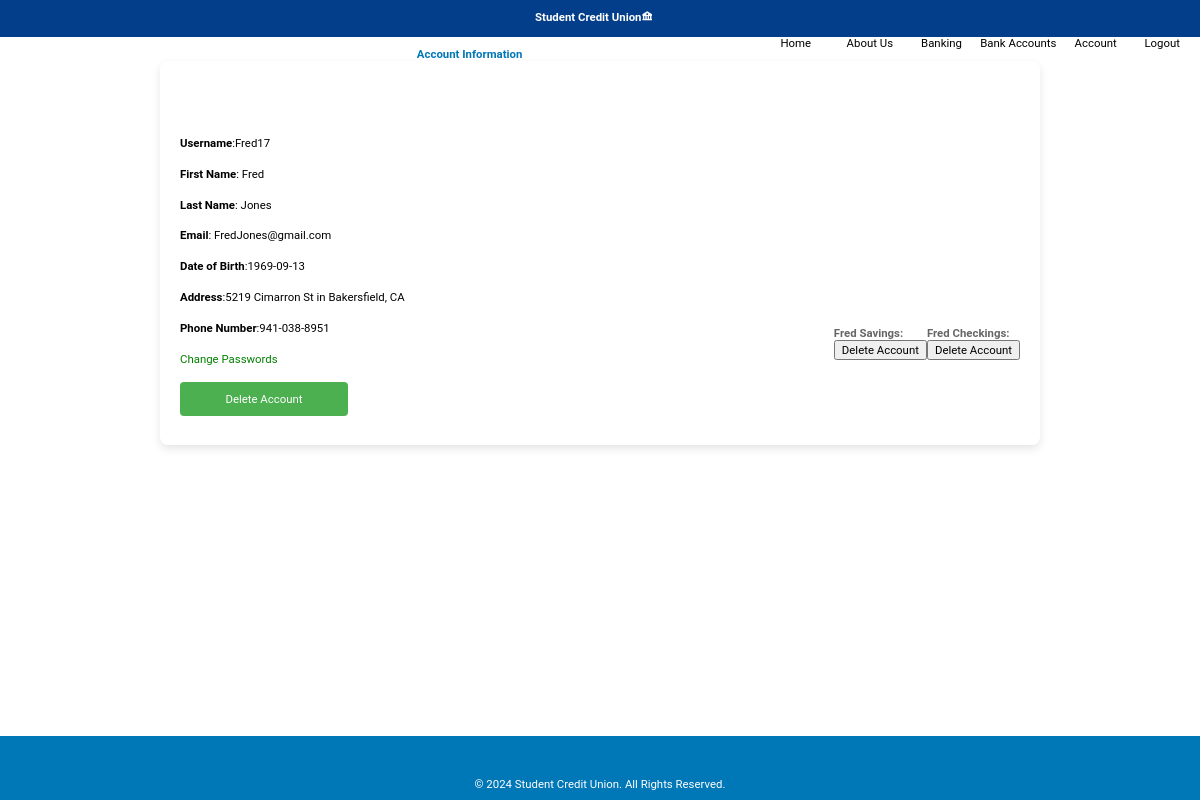
The page /account.php (signed in) on the database its author committed.
### tables this page shows
CREATE TABLE `bank_info` (
  `bankID` varchar(10) NOT NULL,
  `address` varchar(50) DEFAULT NULL,
  `city` varchar(20) DEFAULT NULL,
  `zip` int(10) DEFAULT NULL,
  `phone` varchar(20) NOT NULL,
  `routing` int(10) NOT NULL,
  `bank_name` varchar(20) DEFAULT NULL,
  PRIMARY KEY (`bankID`)
);

CREATE TABLE `bank_user` (
  `first_name` varchar(30) NOT NULL,
  `last_name` varchar(30) NOT NULL,
  `email` varchar(50) NOT NULL,
  `uid` varchar(50) NOT NULL,
  `dob` date NOT NULL,
  `address` varchar(50) NOT NULL,
  `phone` varchar(50) NOT NULL,
  `pwd` varchar(60) DEFAULT NULL,
  `unhash_pwd` varchar(60) DEFAULT NULL,
  `status` tinyint(1) DEFAULT 1,
  `admin` tinyint(1) DEFAULT 0,
  PRIMARY KEY (`uid`)
);

CREATE TABLE `account` (
  `uid` varchar(50) DEFAULT NULL,
  `type` varchar(20) NOT NULL,
  `balance` decimal(20,2) NOT NULL,
  `accnum` int(20) NOT NULL,
  `accname` varchar(40) DEFAULT NULL,
  `status` tinyint(1) DEFAULT 1,
  PRIMARY KEY (`accnum`),
  KEY `uid` (`uid`),
  CONSTRAINT `account_ibfk_1` FOREIGN KEY (`uid`) REFERENCES `bank_user` (`uid`) ON DELETE CASCADE ON UPDATE CASCADE
);

### account.php (the view, shortened to what this page needs)
<?php
    include_once ("header.php");
    require_once 'includes/dbms.inc.php';
?>
<section id="accountInfo">
    <h2>Account Information</h2>
    <?php
        $uid = $_SESSION['uid'];
        $query = "SELECT * FROM bank_user WHERE uid=?";
        $result = $connection->prepare($query);
        $result->execute([$uid]);
        $row = $result->fetch(PDO::FETCH_ASSOC);
        if(is_null($row)) {
            echo "<h3>Error Displaying account information</h3>";
        } else {
            $f_name = $row['first_name'];
            $l_name = $row['last_name'];
            $email = $row['email'];
            $dob = $row['dob'];
            $address = $row['address'];
            $phone = $row['phone'];
            echo "<div class='info'>";
            echo "<div class='elements'><b>Username</b>:<a href='changeInfo.php?change=username'>$uid</a></div>";
            echo "<div class='elements'><b>First Name</b>: $f_name</div>";
            echo "<div class='elements'><b>Last Name</b>: $l_name</div>";
            echo "<div class='elements'><b>Email</b>: $email</div>";
            echo "<div class='elements'><b>Date of Birth</b>:<a href='changeInfo.php?change=DateofBirth'>$dob</a></div>";
            echo "<div class='elements'><b>Address</b>:<a href='changeInfo.php?change=address'>$address</a></div>";
            echo "<div class='elements'><b>Phone Number</b>:<a href='changeInfo.php?change=phone'>$phone</a></div>";
            $query = "SELECT * FROM account WHERE uid=?";
            $result = $connection->prepare($query);
            $result->execute([$uid]);
            $row = $result->fetchAll(PDO::FETCH_ASSOC);
            if ($row) {
                foreach($row as $rows) {
                    $accname = $rows['accname'];
                    $accnum = $rows['accnum'];
                    echo "<form method='POST' action='account.php'>
                        <label style='margin-top:-3%;float:right;display:flex;flex-direction:column;'>$accname: <input type='submit' name='submit1' value='Delete Account'></label>
                        <input type='hidden' name='accnum' value='$accnum'>
                        </form>";
                }
            }
            echo "<a style='color:green;margin-top:2%;' href='changePwd.php' id='changePwd'>Change Passwords</a><br>";
?>
            <form action='account.php' method='post'>
            <button style="width:20%;margin-top:2%;" type='submit' name='submit'>Delete Account</button>
<?php
            echo "</div>";
        }
?>
</section>
<?php
        include_once("footer.php");
?>

### header.php (shortened to what this page needs)
<?php
require_once "includes/dbms.inc.php";
$query = $connection->prepare("select * from bank_info");
$query->execute();
$row = $query->fetch(PDO::FETCH_ASSOC);
?>
<!DOCTYPE html>
<html lang="en">
<head>
    <link href='https://unpkg.com/boxicons@2.1.4/css/boxicons.min.css' rel='stylesheet'>
    <link rel="stylesheet" href="css/style.css">
</head>
<body>
    <nav>
        <div style="margin-right:1%;" class="wrapper">
        <h2><?php echo $row['bank_name'];?><i class='bx bxs-bank'></i></h2>
            <ul>
<?php
if (isset($_SESSION['id'])) {
    echo "<li style='display: flex;
    justify-content: space-evenly;
    padding: 0;
    margin: 0;'><a href='logout.php'>Logout</a></li>";
    echo "<li style='display: flex;
    justify-content: space-evenly;
    padding: 0;
    margin: 0;'><a href='account.php'>Account</a></li>";
    echo "<li style='display: flex;
    justify-content: space-evenly;
    padding: 0;
    margin: 0; margin-left:-3vh;'><a href='bankAccount.php'>Bank Accounts</a></li>";
    echo "<li style='display: flex;
    justify-content: space-evenly;
    padding: 0;
    margin: 0;'><a href='banking.php'>Banking</a></li>";
    echo "<li style='display: flex;
    justify-content: space-evenly;
    padding: 0;
    margin: 0;'><a href='aboutUs.php'> About Us</a></li>";
}
?>
                <li style="display: flex;
    justify-content: space-evenly;
    padding: 0;
    margin: 0;"><a href="index.php">Home</a></li>
            </ul>
        </div>
    </nav>

### css/style.css (style rules this page uses)
* { font-family: 'Roboto', sans-serif; font-size:0.95vw; }
body { animation: fadeInAnimation ease 1s; animation-iteration-count: 1; animation-fill-mode: forwards; font-family: 'Roboto', sans-serif; margin: 0; padding: 0; background-color: #f4f4f9; }
.wrapper li { float: inline-end; display: flex; justify-content: space-evenly; padding: 0; margin: 0; }
.wrapper { text-align: right; border: solid 0.3em rgba(0, 0, 0, 0); border-width: thin; }
.wrapper a { text-wrap: nowrap; float: right; font-size: 100%; width: 30%; }
.wrapper h2 { text-align: center; color: white; }
body { color: black; background-color: white; }
button { cursor: pointer; text-align: center; border: transparent; background-color: transparent; }
ul { list-style-type: none; }
h2 { text-align: center; color: #333333; }
label { font-weight: bold; color: #666666; display: block; margin-bottom: 5px; }
button[type="submit"] { width: 100%; padding: 10px; background-color: #4CAF50; color: #ffffff; border: none; border-radius: 4px; font-size: 1em; cursor: pointer; }
nav, nav { background-color: #023e8a; text-align: center; }
nav a { color: black; margin: 0 15px; text-decoration: none; font-size: 1.2rem; }
section { max-width: 70%; margin: 30px auto; padding: 20px; background-color: white; border-radius : 8px; box-shadow: 0 4px 8px rgba(0, 0, 0, 0.1); }
h2 { color: #0077b6; }
#accountInfo .info { margin: 100px auto; margin-bottom: 1%; }
#accountInfo .elements { margin-bottom: 2%; }
#accountInfo h2 { margin-bottom: -3%; margin-top: -4%; }
#accountInfo { margin-top: 2%; }
#accountInfo a { text-decoration:none; color:black; }

### rows shown on the page
bank_info: bank_name "Student Credit Union"
bank_user: first_name "Fred", last_name "Jones", email "FredJones@gmail.com", dob "1969-09-13", address "5219 Cimarron St in Bakersfield, CA", phone "941-038-8951"
account: accname "Fred Checkings"
account: accname "Fred Savings"

### other values the page prints
$uid "Fred17"
